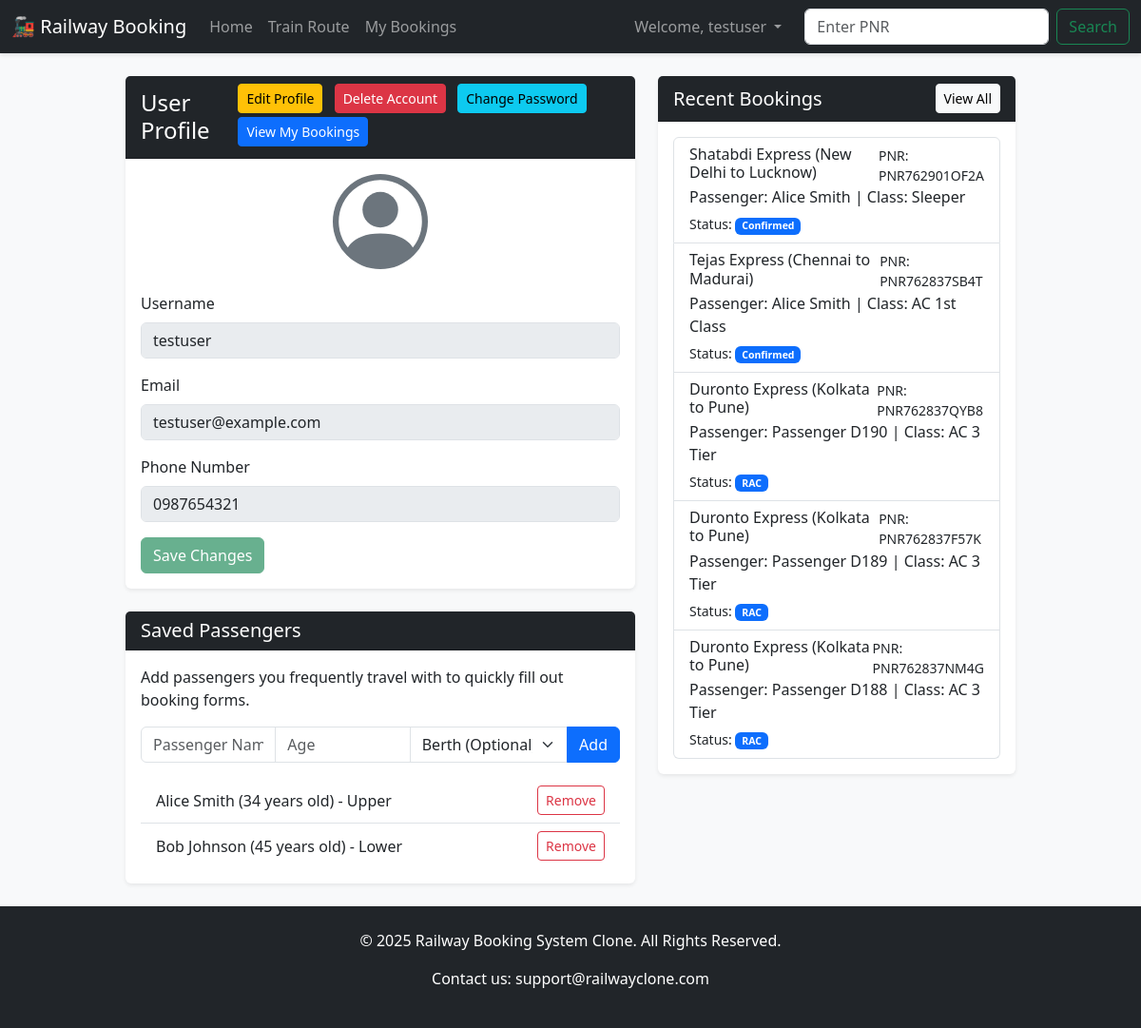
/profile (signed in), run on an earlier commit of the app's database.
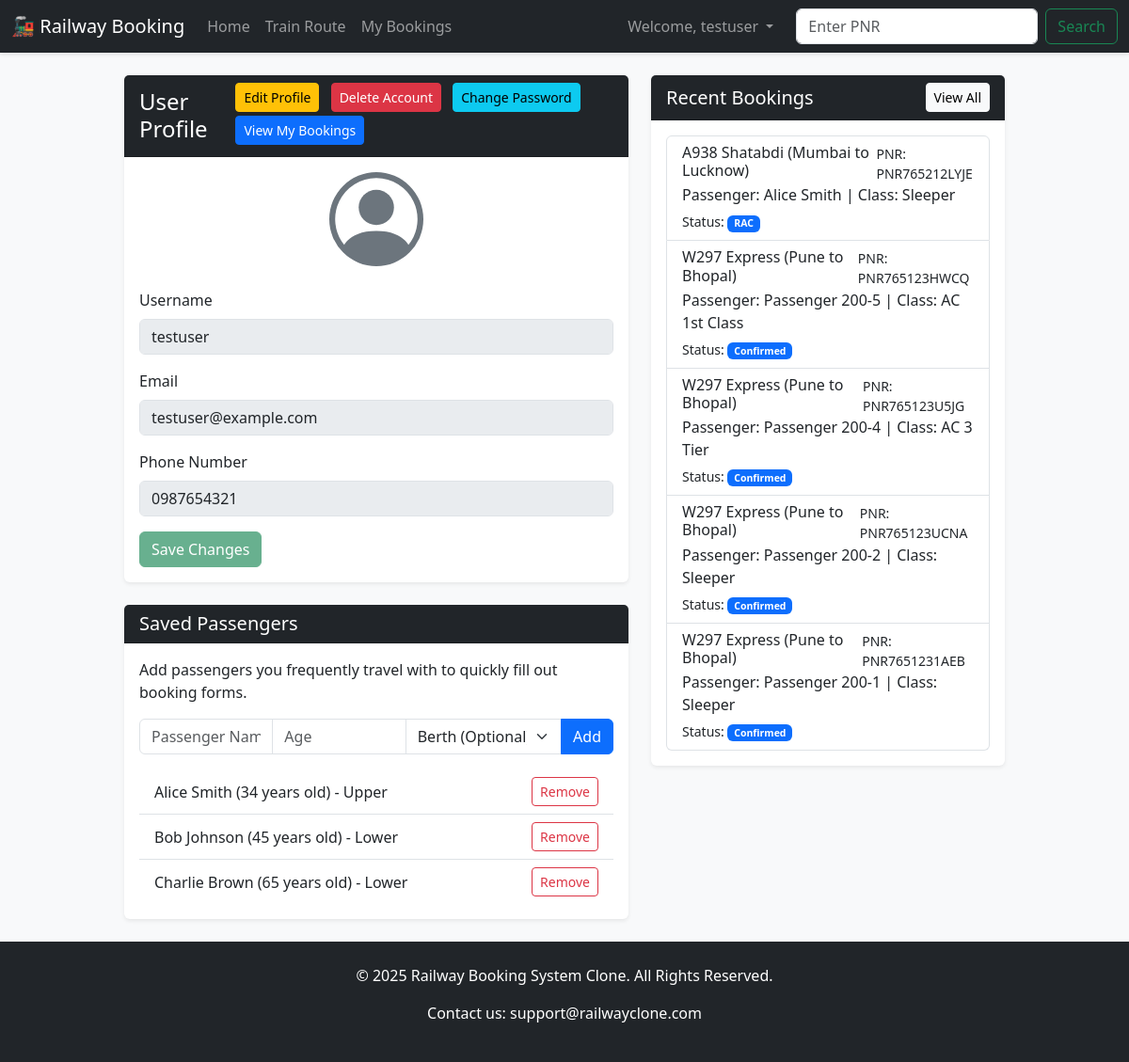
And on a later commit of the database.
### app.py (models this page shows)
class Passenger(db.Model):
    id = db.Column(db.Integer, primary_key=True)
    user_id = db.Column(db.Integer, db.ForeignKey('user.id'), nullable=False)
    name = db.Column(db.String(100), nullable=False)
    age = db.Column(db.Integer, nullable=False)
    berth_preference = db.Column(db.String(50), nullable=True)

class Booking(db.Model):
    id = db.Column(db.Integer, primary_key=True)
    pnr_number = db.Column(db.String(20), unique=True, nullable=False)
    train_id = db.Column(db.Integer, db.ForeignKey('train.id'), nullable=False)
    user_id = db.Column(db.Integer, db.ForeignKey('user.id'), nullable=False)
    passenger_name = db.Column(db.String(100), nullable=False)
    passenger_age = db.Column(db.Integer, nullable=False)
    seat_class = db.Column(db.String(50), nullable=False, default='Sleeper')
    berth_preference = db.Column(db.String(50), nullable=True)
    status = db.Column(db.String(20), default='Confirmed')
    seat_number = db.Column(db.String(20), nullable=True)
    fare = db.Column(db.Float, nullable=False, default=0.0)

class Train(db.Model):
    id = db.Column(db.Integer, primary_key=True)
    train_name = db.Column(db.String(100), nullable=False)
    source = db.Column(db.String(100), nullable=False)
    destination = db.Column(db.String(100), nullable=False)
    departure_time = db.Column(db.String(10), nullable=False) # e.g., '06:15'
    arrival_time = db.Column(db.String(10), nullable=True)
    total_seats = db.Column(db.Integer, nullable=False)
    bookings = db.relationship('Booking', backref='train', lazy=True)
    route_stops = db.relationship('Route', backref='train', lazy=True, order_by='Route.stop_order')

### app.py (the view, shortened to what this page needs)
@app.route('/profile', methods=['GET', 'POST'])
def profile():
    if not session.get('logged_in'):
        flash('You must be logged in to view your profile.', 'danger')
        return redirect(url_for('login'))
    user_id = session['user_id']
    user = User.query.get_or_404(user_id)
    recent_bookings = Booking.query.filter_by(user_id=user_id).order_by(Booking.id.desc()).limit(5).all()
    saved_passengers = Passenger.query.filter_by(user_id=user_id).all()
    return render_template('profile.html', user=user, recent_bookings=recent_bookings, saved_passengers=saved_passengers)

### templates/profile.html (shortened to what the changed rows need)
{% extends 'base.html' %}
{% block content %}
<div class="row">
  <div class="col-md-7 mb-4">
    <div class="card shadow-sm mt-4">
      <div class="card-body">
        {% if saved_passengers %}
          <ul class="list-group list-group-flush">
            {% for passenger in saved_passengers %}
              <li class="list-group-item d-flex justify-content-between align-items-center">
                <span>{{ passenger.name }} ({{ passenger.age }} years old){% if passenger.berth_preference %} - {{ passenger.berth_preference }}{% endif %}</span>
                <a href="{{ url_for('profile', action='delete_passenger', passenger_id=passenger.id) }}" class="btn btn-sm btn-outline-danger">Remove</a>
              </li>
            {% endfor %}
          </ul>
        {% else %}
          <div class="alert alert-info mt-3">You have no saved passengers.</div>
        {% endif %}
      </div>
    </div>
  </div>
  <div class="col-md-5 mb-4">
    <div class="card shadow-sm">
      <div class="card-body">
        {% if recent_bookings %}
          <div class="list-group">
            {% for booking in recent_bookings %}
              <a href="{{ url_for('pnr_status', pnr=booking.pnr_number) }}" class="list-group-item list-group-item-action">
                <div class="d-flex w-100 justify-content-between">
                  <h6 class="mb-1">{{ booking.train.train_name }} ({{ booking.train.source }} to {{ booking.train.destination }})</h6>
                  <small>PNR: {{ booking.pnr_number }}</small>
                </div>
                <p class="mb-1">Passenger: {{ booking.passenger_name }} | Class: {{ booking.seat_class }}</p>
                <small>Status: <span class="badge bg-primary">{{ booking.status }}</span></small>
              </a>
            {% endfor %}
          </div>
        {% else %}
          <div class="alert alert-info mb-0">You have no recent bookings.</div>
        {% endif %}
      </div>
    </div>
  </div>
</div>
{% endblock %}

What changed in the data, as far as the page shows it:
no longer on this page (row edited): Booking: train.train_name "Shatabdi Express", train.source "New Delhi", train.destination "Lucknow", pnr_number "PNR762901OF2A", passenger_name "Alice Smith", seat_class "Sleeper", status "Confirmed"
no longer on this page (row edited): Booking: train.train_name "Tejas Express", train.source "Chennai", train.destination "Madurai", pnr_number "PNR762837SB4T", passenger_name "Alice Smith", seat_class "AC 1st Class", status "Confirmed"
no longer on this page (row edited): Booking: train.train_name "Duronto Express", train.source "Kolkata", train.destination "Pune", pnr_number "PNR762837QYB8", passenger_name "Passenger D190", seat_class "AC 3 Tier", status "RAC"
no longer on this page (row edited): Booking: train.train_name "Duronto Express", train.source "Kolkata", train.destination "Pune", pnr_number "PNR762837F57K", passenger_name "Passenger D189", seat_class "AC 3 Tier", status "RAC"
no longer on this page (row edited): Booking: train.train_name "Duronto Express", train.source "Kolkata", train.destination "Pune", pnr_number "PNR762837NM4G", passenger_name "Passenger D188", seat_class "AC 3 Tier", status "RAC"
now on this page (row edited): Passenger: name "Charlie Brown", age "65", berth_preference "Lower"
added Booking: train.train_name "A938 Shatabdi", train.source "Mumbai", train.destination "Lucknow", pnr_number "PNR765212LYJE", passenger_name "Alice Smith", seat_class "Sleeper", status "RAC"
added Booking: train.train_name "W297 Express", train.source "Pune", train.destination "Bhopal", pnr_number "PNR765123HWCQ", passenger_name "Passenger 200-5", seat_class "AC 1st Class", status "Confirmed"
added Booking: train.train_name "W297 Express", train.source "Pune", train.destination "Bhopal", pnr_number "PNR765123U5JG", passenger_name "Passenger 200-4", seat_class "AC 3 Tier", status "Confirmed"
added Booking: train.train_name "W297 Express", train.source "Pune", train.destination "Bhopal", pnr_number "PNR765123UCNA", passenger_name "Passenger 200-2", seat_class "Sleeper", status "Confirmed"
added Booking: train.train_name "W297 Express", train.source "Pune", train.destination "Bhopal", pnr_number "PNR7651231AEB", passenger_name "Passenger 200-1", seat_class "Sleeper", status "Confirmed"
